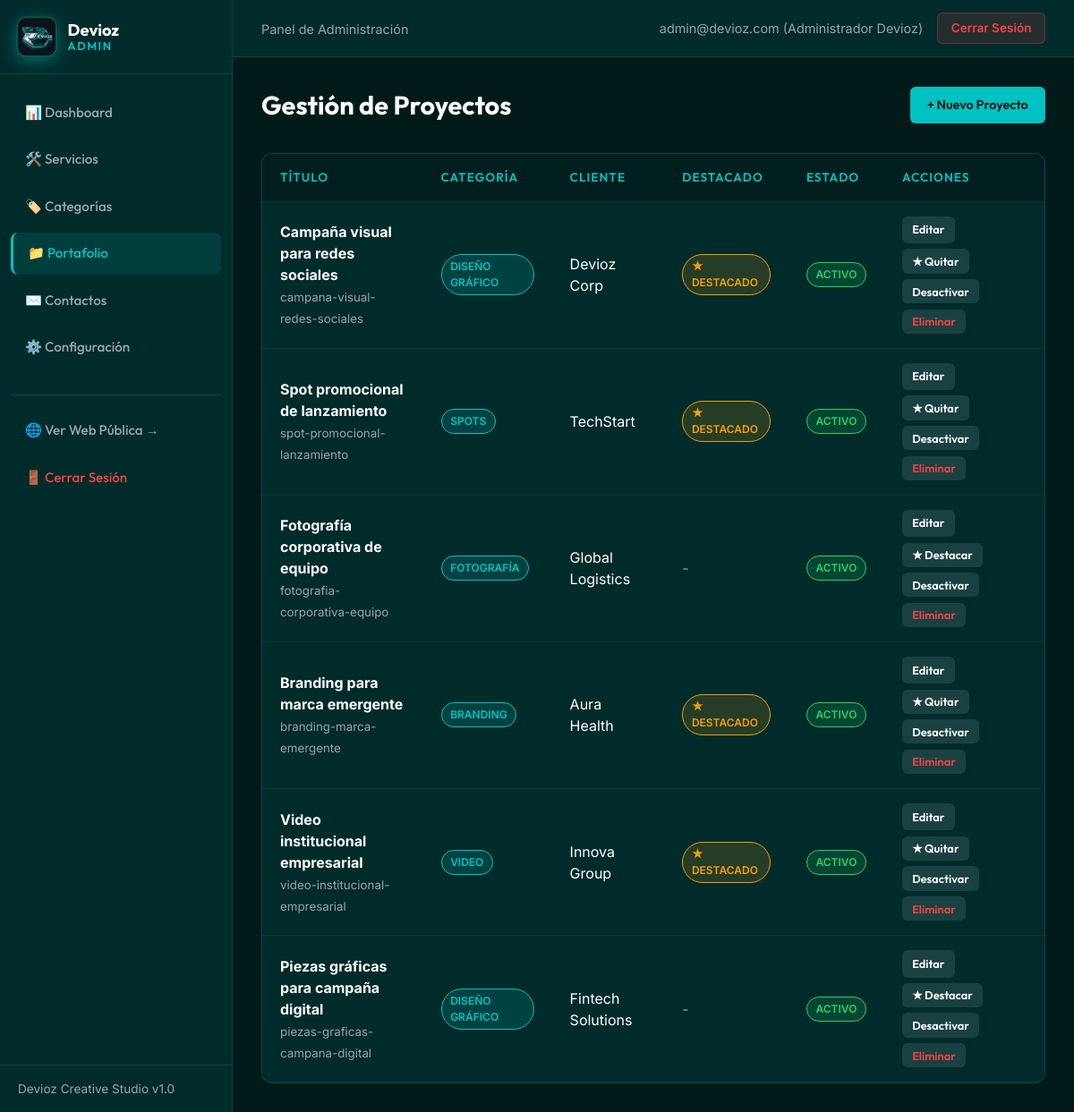
The page /admin/proyectos.php (signed in) on the database its author committed.
### tables this page shows
CREATE TABLE `proyectos` (
  `id` INT AUTO_INCREMENT PRIMARY KEY,
  `categoria_id` INT NOT NULL,
  `titulo` VARCHAR(150) NOT NULL,
  `slug` VARCHAR(180) NOT NULL UNIQUE,
  `descripcion` TEXT NOT NULL,
  `imagen` VARCHAR(255) NULL,
  `tipo` VARCHAR(80) NULL,
  `cliente` VARCHAR(120) NULL,
  `fecha` DATE NULL,
  `destacado` TINYINT DEFAULT 0 COMMENT '1: Sí, 0: No',
  `estado` TINYINT DEFAULT 1 COMMENT '1: Activo, 0: Inactivo',
  `creado_en` TIMESTAMP DEFAULT CURRENT_TIMESTAMP,
  KEY `idx_proyectos_categoria` (`categoria_id`),
  KEY `idx_proyectos_estado` (`estado`),
  KEY `idx_proyectos_destacado` (`destacado`),
  CONSTRAINT `fk_proyectos_categorias` 
    FOREIGN KEY (`categoria_id`) 
    REFERENCES `categorias` (`id`) 
    ON DELETE CASCADE 
    ON UPDATE CASCADE
);

CREATE TABLE `categorias` (
  `id` INT AUTO_INCREMENT PRIMARY KEY,
  `nombre` VARCHAR(100) NOT NULL,
  `slug` VARCHAR(120) NOT NULL UNIQUE,
  `estado` TINYINT DEFAULT 1 COMMENT '1: Activo, 0: Inactivo',
  `creado_en` TIMESTAMP DEFAULT CURRENT_TIMESTAMP,
  KEY `idx_categorias_estado` (`estado`)
);

### backend/helpers/validation.php (called while the page is built, shortened)
<?php
function sanitizeText($data) {
    return htmlspecialchars(trim($data), ENT_QUOTES, 'UTF-8');
}

### admin/proyectos.php (the view, shortened to what this page needs)
<?php
require_once __DIR__ . '/../backend/helpers/validation.php';
$pdo = getPDOConnection();
$action = sanitizeText($_GET['action'] ?? 'list');
$editProject = null;
$categories = $pdo->query("SELECT id, nombre, estado FROM categorias ORDER BY nombre ASC")->fetchAll();
$stmtList = $pdo->query("
    SELECT p.*, c.nombre AS categoria_nombre, c.estado AS categoria_estado
    FROM proyectos p
    INNER JOIN categorias c ON p.categoria_id = c.id
    ORDER BY p.id ASC
");
$projects = $stmtList->fetchAll();
require_once __DIR__ . '/includes/header.php';
?>
<div class="page-title-box">
  <h1 class="page-title">Gestión de Proyectos</h1>
  <?php if ($action === 'list'): ?>
    <a href="proyectos.php?action=create" class="btn-admin btn-admin-primary">+ Nuevo Proyecto</a>
  <?php else: ?>
    <a href="proyectos.php" class="btn-admin btn-admin-secondary">&larr; Volver a la Lista</a>
  <?php endif; ?>
</div>
<?php if ($action === 'create' || $action === 'edit'): ?>
  <div class="admin-card">
    <h2 style="font-family: var(--font-heading); margin-bottom: 1.5rem;">
      <?php echo $editProject ? 'Editar Proyecto #' . $editProject['id'] : 'Crear Nuevo Proyecto'; ?>
    </h2>
    <form method="POST" action="proyectos.php">
      <?php csrfField(); ?>
      <input type="hidden" name="action" value="save">
      <?php if ($editProject): ?>
        <input type="hidden" name="id" value="<?php echo $editProject['id']; ?>">
      <?php endif; ?>
      <div class="form-grid">
        <div class="form-group-admin">
          <label for="titulo">Título del Proyecto *</label>
          <input type="text" id="titulo" name="titulo" class="form-control-admin" maxlength="150" required value="<?php echo htmlspecialchars($editProject['titulo'] ?? ''); ?>">
        </div>
        <div class="form-group-admin">
          <label for="slug">Slug URL *</label>
          <input type="text" id="slug" name="slug" class="form-control-admin" maxlength="180" placeholder="ej-campana-redes" required value="<?php echo htmlspecialchars($editProject['slug'] ?? ''); ?>">
          <small style="color: var(--devioz-gray); font-size: 0.8rem;">Solo letras minúsculas, números y guiones.</small>
        </div>
        <div class="form-group-admin">
          <label for="categoria_id">Categoría *</label>
          <select id="categoria_id" name="categoria_id" class="form-control-admin" required>
            <option value="" disabled <?php echo empty($editProject) ? 'selected' : ''; ?>>-- Seleccionar Categoría --</option>
            <?php foreach ($categories as $cat): ?>
              <option value="<?php echo $cat['id']; ?>" <?php echo (isset($editProject) && $editProject['categoria_id'] == $cat['id']) ? 'selected' : ''; ?>>
                <?php echo htmlspecialchars($cat['nombre']); ?><?php echo $cat['estado'] == 0 ? ' [Inactiva]' : ''; ?>
              </option>
            <?php endforeach; ?>
          </select>
        </div>
        <div class="form-group-admin">
          <label for="tipo">Tipo de Entregable</label>
          <input type="text" id="tipo" name="tipo" class="form-control-admin" maxlength="80" placeholder="Ej. Diseño Gráfico, Spot" value="<?php echo htmlspecialchars($editProject['tipo'] ?? ''); ?>">
        </div>
        <div class="form-group-admin">
          <label for="cliente">Cliente / Marca</label>
          <input type="text" id="cliente" name="cliente" class="form-control-admin" maxlength="120" placeholder="Ej. Devioz Corp" value="<?php echo htmlspecialchars($editProject['cliente'] ?? ''); ?>">
        </div>
        <div class="form-group-admin">
          <label for="fecha">Fecha de Realización</label>
          <input type="date" id="fecha" name="fecha" class="form-control-admin" value="<?php echo htmlspecialchars($editProject['fecha'] ?? ''); ?>">
        </div>
        <div class="form-group-admin full">
          <label for="imagen">Ruta Imagen SVG / Asset</label>
          <input type="text" id="imagen" name="imagen" class="form-control-admin" maxlength="255" value="<?php echo htmlspecialchars($editProject['imagen'] ?? 'assets/img/portfolio/project-1.svg'); ?>">
        </div>
        <div class="form-group-admin full">
          <label for="descripcion">Descripción del Proyecto *</label>
          <textarea id="descripcion" name="descripcion" class="form-control-admin" maxlength="5000" required><?php echo htmlspecialchars($editProject['descripcion'] ?? ''); ?></textarea>
        </div>
        <div class="form-group-admin">
          <label style="display: flex; align-items: center; gap: 0.5rem; cursor: pointer;">
            <input type="checkbox" name="destacado" value="1" <?php echo (isset($editProject) && $editProject['destacado'] == 1) ? 'checked' : ''; ?>>
            <span>Destacar Proyecto en Inicio</span>
          </label>
        </div>
        <div class="form-group-admin">
          <label style="display: flex; align-items: center; gap: 0.5rem; cursor: pointer;">
            <input type="checkbox" name="estado" value="1" <?php echo (!isset($editProject) || $editProject['estado'] == 1) ? 'checked' : ''; ?>>
            <span>Proyecto Activo (Visible en Portafolio)</span>
          </label>
        </div>
      </div>
      <div style="margin-top: 1.5rem; display: flex; gap: 1rem;">
        <button type="submit" class="btn-admin btn-admin-primary">Guardar Proyecto</button>
        <a href="proyectos.php" class="btn-admin btn-admin-secondary">Cancelar</a>
      </div>
    </form>
  </div>
<?php else: ?>
  <div class="table-container">
    <table class="admin-table">
      <thead>
        <tr>
          <th>Título</th>
          <th>Categoría</th>
          <th>Cliente</th>
          <th>Destacado</th>
          <th>Estado</th>
          <th>Acciones</th>
        </tr>
      </thead>
      <tbody>
        <?php foreach ($projects as $p): ?>
          <tr>
            <td><strong><?php echo htmlspecialchars($p['titulo']); ?></strong><br><small style="color: var(--devioz-gray);"><?php echo htmlspecialchars($p['slug']); ?></small></td>
            <td>
              <span class="badge badge-info"><?php echo htmlspecialchars($p['categoria_nombre']); ?></span>
            </td>
            <td><?php echo htmlspecialchars($p['cliente'] ?? '-'); ?></td>
            <td>
              <?php if ($p['destacado'] == 1): ?>
                <span class="badge badge-warning">★ Destacado</span>
              <?php else: ?>
                <span style="color: var(--devioz-gray);">-</span>
              <?php endif; ?>
            </td>
            <td>
              <?php if ($p['estado'] == 1): ?>
                <span class="badge badge-success">Activo</span>
              <?php else: ?>
                <span class="badge badge-danger">Inactivo</span>
              <?php endif; ?>
            </td>
            <td>
              <div class="table-actions">
                <a href="proyectos.php?action=edit&id=<?php echo $p['id']; ?>" class="btn-admin btn-admin-secondary btn-admin-sm">Editar</a>
                <form method="POST" action="proyectos.php" class="inline-form">
                  <button type="submit" class="btn-admin btn-admin-secondary btn-admin-sm" title="Alternar condición de destacado">
                    ★ <?php echo $p['destacado'] == 1 ? 'Quitar' : 'Destacar'; ?>
                  </button>
                </form>
                <form method="POST" action="proyectos.php" class="inline-form">
                  <button type="submit" class="btn-admin btn-admin-secondary btn-admin-sm" title="Alternar visibilidad">
                    <?php echo $p['estado'] == 1 ? 'Desactivar' : 'Activar'; ?>
                  </button>
                </form>
                <form method="POST" action="proyectos.php" class="inline-form" onsubmit="return confirm('¿Está seguro de eliminar definitivamente este proyecto?');">
                  <button type="submit" class="btn-admin btn-admin-secondary btn-admin-sm" style="color: var(--devioz-danger);" title="Eliminar proyecto">Eliminar</button>
                </form>
              </div>
            </td>
          </tr>
        <?php endforeach; ?>
      </tbody>
    </table>
  </div>
<?php endif; ?>
<?php require_once __DIR__ . '/includes/footer.php'; ?>

### admin/assets/css/admin.css (style rules this page uses)
:root { --devioz-primary: #00c2c2; --devioz-primary-hover: #00d4d4; --devioz-dark: #001a1a; --devioz-dark-secondary: #002b2b; --devioz-teal-deep: #004d4d; --devioz-teal: #14b8a6; --devioz-white: #ffffff; --devioz-gray: #9ca3af; --devioz-border: rgba(0, 194, 194, 0.2); --devioz-danger: #ef4444; --devioz-success: #25d366; --devioz-warning: #f59e0b; --sidebar-width: 260px; --font-heading: 'Outfit', sans-serif; --font-body: 'Inter', sans-serif; }
*, *::before, *::after { box-sizing: border-box; margin: 0; padding: 0; }
body { font-family: var(--font-body); background-color: var(--devioz-dark); color: var(--devioz-white); line-height: 1.5; display: flex; min-height: 100vh; }
a { color: inherit; text-decoration: none; }
.page-title-box { margin-bottom: 2rem; display: flex; align-items: center; justify-content: space-between; }
.page-title { font-family: var(--font-heading); font-size: 1.8rem; font-weight: 700; }
.table-container { background: var(--devioz-dark-secondary); border: 1px solid var(--devioz-border); border-radius: 12px; overflow: hidden; }
.admin-table { width: 100%; border-collapse: collapse; text-align: left; }
.admin-table th, .admin-table td { padding: 1rem 1.25rem; border-bottom: 1px solid rgba(255, 255, 255, 0.05); }
.admin-table th { background: rgba(0, 0, 0, 0.3); font-family: var(--font-heading); font-size: 0.85rem; font-weight: 600; color: var(--devioz-primary); text-transform: uppercase; letter-spacing: 1px; }
.badge { display: inline-block; padding: 0.25rem 0.6rem; border-radius: 50px; font-size: 0.75rem; font-weight: 600; text-transform: uppercase; }
.badge-success { background: rgba(37, 211, 102, 0.15); color: var(--devioz-success); border: 1px solid var(--devioz-success); }
.badge-warning { background: rgba(245, 158, 11, 0.15); color: var(--devioz-warning); border: 1px solid var(--devioz-warning); }
.badge-info { background: rgba(0, 194, 194, 0.15); color: var(--devioz-primary); border: 1px solid var(--devioz-primary); }
.btn-admin { display: inline-flex; align-items: center; gap: 0.4rem; padding: 0.6rem 1.2rem; font-family: var(--font-heading); font-size: 0.9rem; font-weight: 600; border-radius: 6px; border: none; cursor: pointer; transition: all 0.2s ease; }
.btn-admin-primary { background: var(--devioz-primary); color: var(--devioz-dark); }
.btn-admin-sm { padding: 0.35rem 0.7rem; font-size: 0.8rem; }
.btn-admin-secondary { background: rgba(255,255,255,0.1); color: #fff; }
.table-actions { display: inline-flex; align-items: center; gap: 0.4rem; flex-wrap: wrap; }
.inline-form { display: inline-block; margin: 0; padding: 0; }

### rows shown on the page
proyectos: titulo "Campaña visual para redes sociales", slug "campana-visual-redes-sociales", categoria.nombre "DISEÑO GRÁFICO", cliente "Devioz Corp", destacado "★ DESTACADO", estado "ACTIVO"
proyectos: titulo "Spot promocional de lanzamiento", slug "spot-promocional-lanzamiento", categoria.nombre "SPOTS", cliente "TechStart", destacado "★ DESTACADO", estado "ACTIVO"
proyectos: titulo "Fotografía corporativa de equipo", slug "fotografia-corporativa-equipo", categoria.nombre "FOTOGRAFÍA", cliente "Global Logistics", estado "ACTIVO", destacado "Destacar"
proyectos: titulo "Branding para marca emergente", slug "branding-marca-emergente", categoria.nombre "BRANDING", cliente "Aura Health", destacado "★ DESTACADO", estado "ACTIVO"
proyectos: titulo "Video institucional empresarial", slug "video-institucional-empresarial", categoria.nombre "VIDEO", cliente "Innova Group", destacado "★ DESTACADO", estado "ACTIVO"
proyectos: titulo "Piezas gráficas para campaña digital", slug "piezas-graficas-campana-digital", categoria.nombre "DISEÑO GRÁFICO", cliente "Fintech Solutions", estado "ACTIVO", destacado "Destacar"

### other values the page prints
$currentUser['email'] "admin@devioz.com"
$currentUser['nombre'] "Administrador Devioz"
